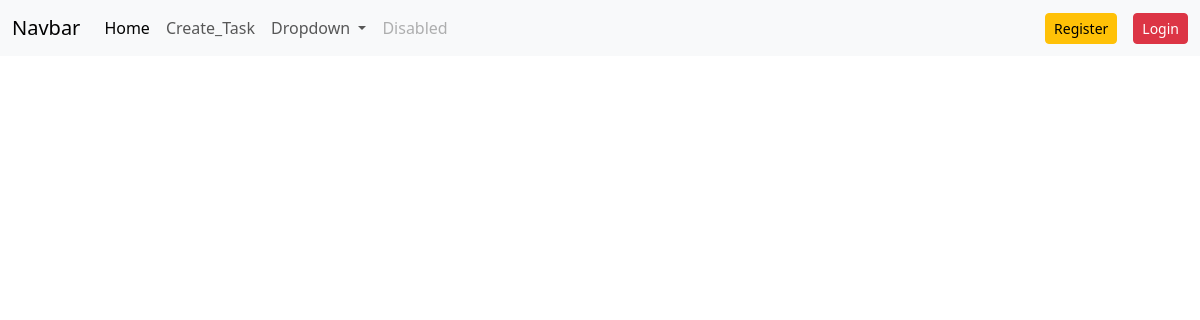
Page /home/ on the earlier database version.
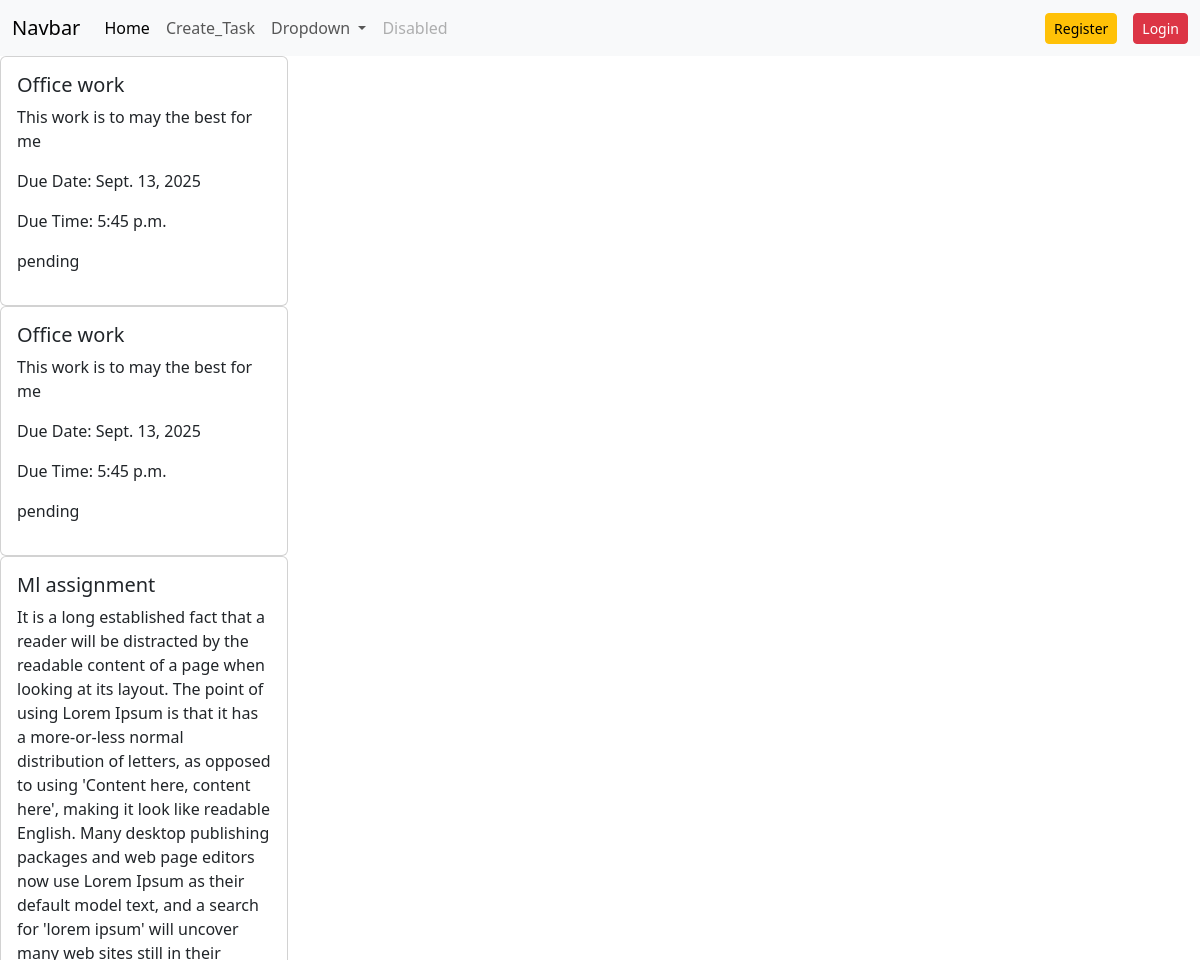
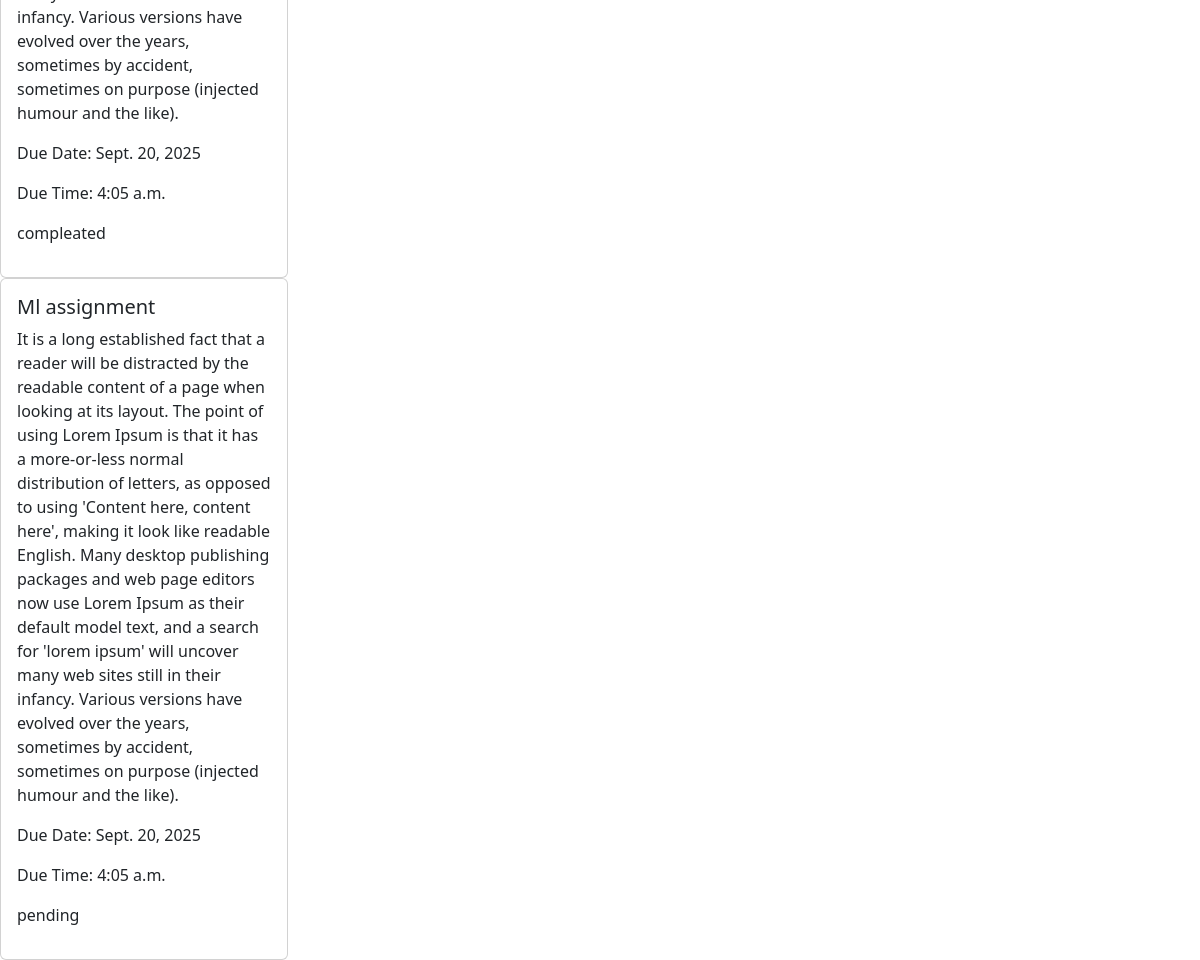
Same page on the later database version (2 pictures, top to bottom).
### task/models.py (models this page shows, shortened)
class Task(models.Model):
    STATUS =[
        ('pending','pending'),
        ('compleated','complated'),
    ]
    CATEGORY = [
        ('work','work'),
        ('personal','personal'),
        ('other','other'),
    ]
    title = models.CharField(max_length=100)
    description = models.TextField()
    due_date = models.DateField()
    due_time = models.TimeField()
    status = models.CharField(max_length=100,choices=STATUS,default='pending')
    category = models.CharField(max_length=100,choices=CATEGORY)
    is_compleated = models.BooleanField(default=False)
    user = models.ForeignKey(User,on_delete=models.CASCADE) #one to many relationship suppose one user have multiple task so thats why i use forignkey user delete hole ter task delete hoiye jabe

### task/views.py (the view)
# urls.py: path('home/',views.home,name='homes'),
def home(request):
    task = Task.objects.all()
    return render(request,'task_list.html',{'task':task})

### task/templates/task_list.html
{% extends "base.html" %}
{% block content %}
{% for task in  task %}
   <div class="card" style="width: 18rem;">
  <div class="card-body">
    <h5 class="card-title">{{ task.title }}</h5>
    <p class="card-text">{{ task.description }}</p>
    <p>Due Date: {{ task.due_date }}</p>
    <p>Due Time: {{task.due_time}}</p>
    <p>{{task.status}}</p>
  </div>
</div>
{% endfor %}
{% endblock %}

### templates/base.html (shortened to what this page needs)
<!doctype html>
<html lang="en">
  <head>
    <link href="https://cdn.jsdelivr.net/npm/bootstrap@5.3.8/dist/css/bootstrap.min.css" rel="stylesheet">
  </head>
  <body>
    <nav class="navbar navbar-expand-lg bg-body-tertiary">
  <div class="container-fluid">
    <a class="navbar-brand" href="#">Navbar</a>
    <div class="collapse navbar-collapse" id="navbarSupportedContent">
      <ul class="navbar-nav me-auto mb-2 mb-lg-0">
        <li class="nav-item">
          <a class="nav-link active" aria-current="page" href="{% url 'homes'%}">Home</a>
        </li>
        <li class="nav-item">
          <a class="nav-link" href="{% url 'task_create' %}">Create_Task</a>
        </li>
        <li class="nav-item dropdown">
          <a class="nav-link dropdown-toggle" href="#" role="button" data-bs-toggle="dropdown" aria-expanded="false">
            Dropdown
          </a>
        </li>
        <li class="nav-item">
          <a class="nav-link disabled" aria-disabled="true">Disabled</a>
        </li>
      </ul>
      {% if user.is_authenticated %}
            <div class='d-flex'>
                <a href="#" class='me-3'>{{user.username}}</a>
                <a href="{% url 'logouts' %}" class='btn btn-danger btn-sm'>Logout</a>
            </div>
      {% else %}
           <a href="{% url 'register'%}" class='btn btn-warning btn-sm mx-3'>Register</a>
           <a href="{% url 'logins' %}" class='btn btn-danger btn-sm'>Login</a>
      {% endif %}
    </div>
  </div>
</nav>
{% block  content %}
{% endblock  %}
  </body>
</html>

Differences in the rows shown:
added Task: title "Office work", description "This work is to may the best for me", due_date "Sept. 13, 2025", due_time "5:45 p.m.", status "pending"
added Task: title "Office work", description "This work is to may the best for me", due_date "Sept. 13, 2025", due_time "5:45 p.m.", status "pending"
added Task: title "Ml assignment", description "It is a long established fact that a reader will be distracted by the readable content of a page when looking at its layout. The point of using Lorem Ipsum is that it has a more-or-less normal distribution of letters, as opposed to using 'Content here, content here', making it look like readable English. Many desktop publishing packages and web page editors now use Lorem Ipsum as their default model text, and a search for 'lorem ipsum' will uncover many web sites still in their infancy. Various versions have evolved over the years, sometimes by accident, sometimes on purpose (injected humour and the like).", due_date "Sept. 20, 2025", due_time "4:05 a.m.", status "compleated"
added Task: title "Ml assignment", description "It is a long established fact that a reader will be distracted by the readable content of a page when looking at its layout. The point of using Lorem Ipsum is that it has a more-or-less normal distribution of letters, as opposed to using 'Content here, content here', making it look like readable English. Many desktop publishing packages and web page editors now use Lorem Ipsum as their default model text, and a search for 'lorem ipsum' will uncover many web sites still in their infancy. Various versions have evolved over the years, sometimes by accident, sometimes on purpose (injected humour and the like).", due_date "Sept. 20, 2025", due_time "4:05 a.m.", status "pending"
